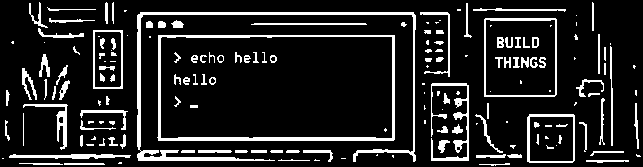
#> input picture keeb-module/art/function.png, 643 x 167 px
$ python crop_panels.py ../art/function.png
#> lines starting #> are read from the running program, lines starting #| are printed output that depends on the picture; after the words box and inside, x2 and y2 are one past the last pixel; in counts of white or black regions, pixels touching at a corner belong together
#!/usr/bin/env python3
"""Cut the per-layer portrait artwork out of a mockup sheet for gen_art.py.

The mockup is one PNG with a rounded frame drawn around every panel, plus a
decorative battery glyph in each top-right corner. The firmware draws its own
frame (keeb_panel_draw) and the right half has no battery readout - the left
half owns all of them - so both get dropped here and only the artwork inside
the frame survives. Caption text that cannot survive a 60px panel width is
replaced with dash skeletons (TEXT_ZONES): same lines and rhythm, no glyphs.

  <mockup>/<panel>  ->  art/<slug>_portrait.png   (consumed by gen_art.py)

PANELS below holds the outer bbox of each panel's frame in the source image,
keyed by the layer slug from gen_art.py's LAYERS list. TEXT_ZONES holds the
zones to skeleton. Re-measure them when the mockup changes size or layout:

    python3 tools/crop_panels.py --measure <mockup>.png   # print candidate boxes

Then:

    python3 tools/crop_panels.py <mockup>.png
    python3 tools/gen_art.py

--keep-battery leaves the decorative battery glyph in place.
--keep-text leaves the caption text as drawn (TEXT_ZONES are skipped).
"""

import os
import sys

try:
    import numpy as np
    from PIL import Image
except ImportError:
    sys.exit("numpy and Pillow are required: python3 -m pip install --user pillow numpy")

REPO = os.path.dirname(os.path.dirname(os.path.abspath(__file__)))
ART_DIR = os.path.join(REPO, "art")

# Outer bbox (x0, x1, y0, y1 inclusive) of each panel's rounded frame, measured
# in the mockup sheet. Keep the keys in sync with gen_art.py LAYERS.
PANELS = {
    "home": (627, 967, 22, 631),
    "navigation": (46, 317, 660, 1246),
    "function": (336, 600, 660, 1246),
    "media": (623, 887, 660, 1246),
    "game": (908, 1178, 660, 1246),
}

FRAME = 4      # frame stroke thickness in the mockup
PAD = 10       # margin cleared around the battery glyph
# A battery glyph is the outline plus its filled cell: a component in the top
# right corner, under 60x34, big enough to not be a title letter.
# (corner_inset_x, corner_inset_y, glyph_max_w, glyph_max_h, min_area)
BATTERY_ZONE = (130, 110, 60, 34, 300)

# Caption text that is hopeless at 60px panel width, as absolute mockup rects.
# Each zone keeps its line count, extent and rhythm, but the glyphs become
# dash skeletons - a line of text at a glance, no unreadable mush.
TEXT_ZONES = {
    "function": [(365, 1165, 570, 1228)],   # TOOLS | CONFIG / UPDATE | EXIT
    "media": [(700, 1140, 856, 1196)],      # LOFI BEATS / CHILL VIBES
}

DASH_UNIT = 24   # nominal dash length, mockup px (~5px on the panel)
DASH_GAP = 12    # gap between dashes (~2.7px on the panel)
DASH_H = 8       # dash height, mockup px (~1.8px on the panel)


# [55 lines left out: function skeleton, not called in this run]


def components(mask):
    """Label 8-connected white components; return list of dicts with bbox+area."""
    from collections import deque

    h, w = mask.shape
    lab = np.zeros((h, w), np.int32)
    comps = []
    nxt = 0
    for y in range(h):
        for x in range(w):
            if not mask[y, x] or lab[y, x]:
                continue
            nxt += 1
            q = deque([(y, x)])
            lab[y, x] = nxt
            pts = []
            while q:
                cy, cx = q.popleft()
                pts.append((cy, cx))
                for yy in (cy - 1, cy, cy + 1):
                    if yy < 0 or yy >= h:
                        continue
                    for xx in (cx - 1, cx, cx + 1):
                        if xx < 0 or xx >= w:
                            continue
                        if mask[yy, xx] and not lab[yy, xx]:
                            lab[yy, xx] = nxt
                            q.append((yy, xx))
            ys = np.array([p[0] for p in pts])
            xs = np.array([p[1] for p in pts])
            comps.append(dict(area=len(pts), x0=xs.min(), x1=xs.max(),
                              y0=ys.min(), y1=ys.max()))
    return comps


def battery_rect(comps, zone_x, zone_y, zone_w, zone_h, min_area):
    """Bounding box of the battery glyph components, None when there is none.

    comps and the zone are all in interior-relative coordinates (the corner
    zone is measured from the interior's top-right), so glyph outline and its
    filled cell are picked up while title letters stay out (they are small).
    """
    parts = [c for c in comps
             if c["x0"] > zone_x and c["y1"] < zone_y
             and (c["x1"] - c["x0"] + 1) <= zone_w
             and (c["y1"] - c["y0"] + 1) <= zone_h
             and c["area"] >= min_area]
    if not parts:
        return None
    return (min(c["x0"] for c in parts), min(c["y0"] for c in parts),
            max(c["x1"] for c in parts), max(c["y1"] for c in parts))


def extract(src, slug, box, keep_battery, keep_text):
    x0, x1, y0, y1 = box
    ix0, iy0, ix1, iy1 = x0 + FRAME, y0 + FRAME, x1 - FRAME, y1 - FRAME

    patch = np.array(src.convert("L").crop((ix0, iy0, ix1 + 1, iy1 + 1)))
    comps = components(patch > 100)
    corner_x, corner_y, glyph_w, glyph_h, min_area = BATTERY_ZONE
    rect = battery_rect(comps, (ix1 - ix0 + 1) - corner_x, corner_y,
                        glyph_w, glyph_h, min_area)

    if rect and not keep_battery:
        bx0, by0, bx1, by1 = rect
        print(f"  {slug}: battery glyph ({bx0 + ix0},{by0 + iy0})-"
              f"({bx1 + ix0},{by1 + iy0}) removed")
        patch[max(by0 - PAD, 0):by1 + PAD + 1, max(bx0 - PAD, 0):bx1 + PAD + 1] = 0
    elif rect:
        print(f"  {slug}: battery glyph kept")

    for zone in () if keep_text else TEXT_ZONES.get(slug, ()):
        skeleton(patch, (zone[0] - ix0, zone[1] - iy0, zone[2] - ix0, zone[3] - iy0), slug)

    # Tight crop: gen_art.py scales to fit and centres, so dead margins inside
    # the frame only shrink the artwork.
    ys, xs = np.where(patch > 100)
    if len(xs) == 0:
        sys.exit(f"{slug}: no artwork inside the frame")
    crop = Image.fromarray(patch[ys.min():ys.max() + 1, xs.min():xs.max() + 1])
    return crop, (x1 - x0 + 1, y1 - y0 + 1)


def main():
    args = [a for a in sys.argv[1:] if not a.startswith("--")]
    keep_battery = "--keep-battery" in sys.argv
    keep_text = "--keep-text" in sys.argv
    measure = "--measure" in sys.argv

    if not args:
        sys.exit(__doc__)
    src_path = os.path.abspath(args[-1])
    src = Image.open(src_path)
#> src is the input picture: PIL image 643x167 L; 13.2% white; 173 white regions (58 under 20 px), largest, box (x1, y1, x2, y2) and area: (137, 12, 416, 162) 2513, (157, 35, 395, 141) 2064, (431, 83, 469, 161) 749

    if measure:
        gray = np.array(src.convert("L"))
        mask = gray > 100
        comps = components(mask)
        print(f"{src_path}: {src.size}, {len(comps)} components")
        for c in sorted(comps, key=lambda c: -c["area"])[:12]:
            print(f"  area={c['area']:8d} bbox=({c['x0']},{c['y0']})-({c['x1']},{c['y1']}) "
                  f"{c['x1']-c['x0']+1}x{c['y1']-c['y0']+1}")
        return

    print(f"source {src_path} {src.size}")
#| source keeb-module/art/function.png (643, 167)
    for slug, box in PANELS.items():
        crop, panel_size = extract(src, slug, box, keep_battery, keep_text)
        path = os.path.join(ART_DIR, f"{slug}_portrait.png")
        os.makedirs(ART_DIR, exist_ok=True)
        crop.save(path)
        print(f"  {slug}: panel {panel_size[0]}x{panel_size[1]} -> "
              f"{crop.width}x{crop.height} {os.path.relpath(path, REPO)}")
#> this loop made 2 passes
#> panel_size on pass 1: (341, 610)
#|   home: panel 341x610 -> 8x92 art/home_portrait.png
#> pass 1, in extract, `patch = np.array(src.convert("L").crop((ix0, iy0, ix1 + 1, iy1 + 1)))`:
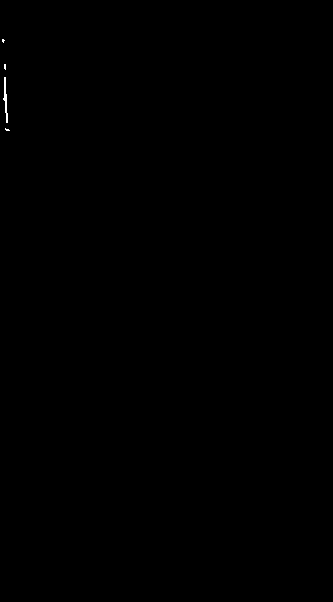
#> patch: shape (602, 333); 0.06% white in thin lines or dots, all inside (x1, y1, x2, y2) = (2, 39, 10, 131)

    print("next: python3 tools/gen_art.py")


if __name__ == "__main__":
#> (the run stopped early here; a loop or call above may not have finished)

$ run again, on keeb-module/art/home.png
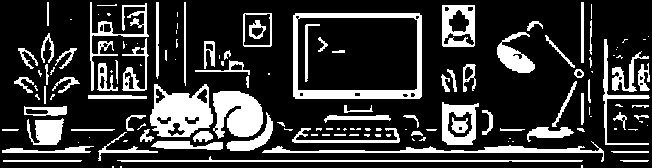
#> input picture keeb-module/art/home.png, 652 x 168 px
#> in main, src is the input picture: PIL image 652x168 L; 21.3% white; 144 white regions (67 under 20 px), largest, box (x1, y1, x2, y2) and area: (293, 13, 422, 99) 2455, (150, 84, 213, 137) 2096, (213, 91, 263, 139) 1797
#| source keeb-module/art/home.png (652, 168)
#> the loop in main, `for slug, box in PANELS.items():` made 2 passes
#> panel_size on pass 1: (341, 610)
#> (printed output is left out)
#> pass 1, in extract, `patch = np.array(src.convert("L").crop((ix0, iy0, ix1 + 1, iy1 + 1)))`:
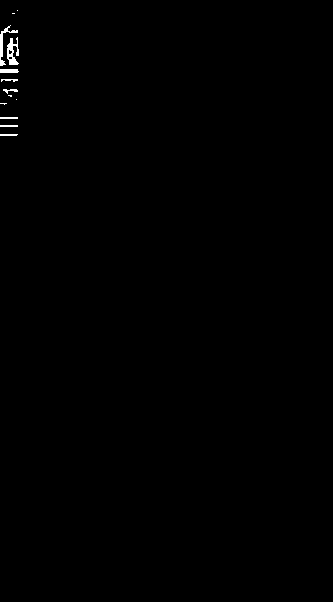
#> patch: shape (602, 333); 0.3% white; 13 white regions (5 under 20 px), largest, box (x1, y1, x2, y2) and area: (7, 37, 19, 65) 191, (0, 25, 18, 66) 152, (0, 69, 19, 73) 73
#> pass 1, in extract, `crop = Image.fromarray(patch[ys.min():ys.max() + 1, xs.min():xs.max() ..`:
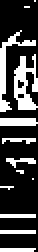
#> crop: PIL image 19x126 L (shown 2 times larger); 25.5% white; 13 white regions (5 under 20 px), largest, box (x1, y1, x2, y2) and area: (7, 27, 19, 55) 191, (0, 15, 18, 56) 152, (0, 59, 19, 63) 73
